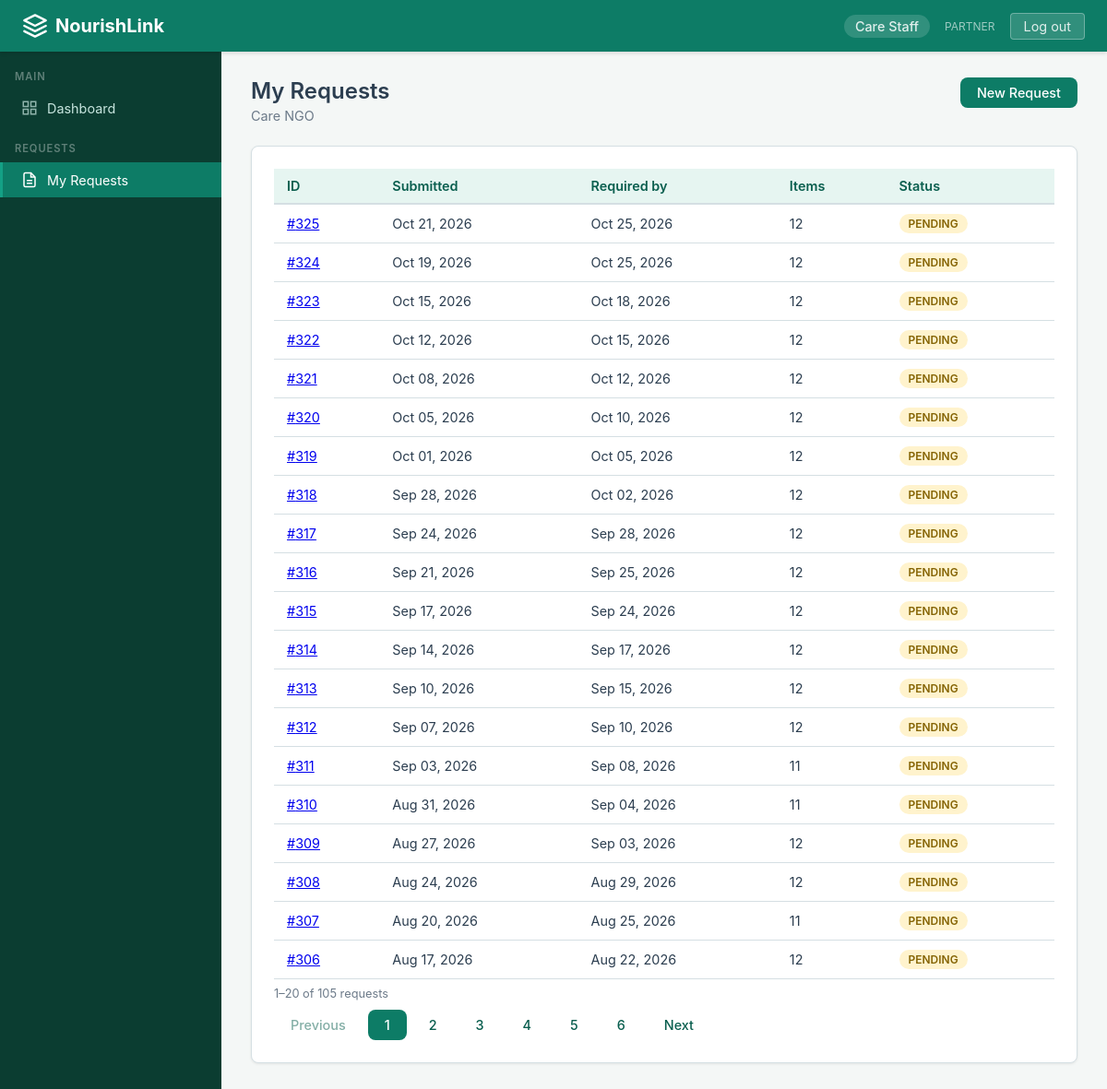
The app's page /requests/mine/ (signed in) with its own data.
### core/models.py (models this page shows, shortened)
class Profile(models.Model):
    class Role(models.TextChoices):
        COORDINATOR = 'COORDINATOR', 'Coordinator'
        PARTNER = 'PARTNER', 'Partner'
    user = models.OneToOneField(User, on_delete=models.CASCADE, related_name='profile')
    role = models.CharField(max_length=15, choices=Role.choices)
    organization = models.ForeignKey(Organization, on_delete=models.SET_NULL, null=True, blank=True, related_name='members')

class Organization(models.Model):
    class OrgType(models.TextChoices):
        SHELTER = 'SHELTER', 'Shelter'
        COMMUNITY_KITCHEN = 'COMMUNITY_KITCHEN', 'Community Kitchen'
        NGO = 'NGO', 'NGO'
        OTHER = 'OTHER', 'Other'
    name = models.CharField(max_length=200)
    org_type = models.CharField(max_length=20, choices=OrgType.choices, default=OrgType.OTHER)
    contact_email = models.EmailField(blank=True)
    phone = models.CharField(max_length=20, blank=True)
    address = models.TextField(blank=True)
    is_active = models.BooleanField(default=True)
    created_at = models.DateTimeField(auto_now_add=True)

class Request(models.Model):
    class Status(models.TextChoices):
        PENDING = 'PENDING', 'Pending'
        APPROVED = 'APPROVED', 'Approved'
        PARTIALLY_FULFILLED = 'PARTIALLY_FULFILLED', 'Partially Fulfilled'
        FULFILLED = 'FULFILLED', 'Fulfilled'
        CANCELLED = 'CANCELLED', 'Cancelled'
    organization = models.ForeignKey(Organization, on_delete=models.CASCADE, related_name='requests')
    requested_by = models.ForeignKey(User, on_delete=models.CASCADE, related_name='requests_made')
    required_by_date = models.DateField()
    status = models.CharField(max_length=25, choices=Status.choices, default=Status.PENDING)
    notes = models.TextField(blank=True)
    created_at = models.DateTimeField(auto_now_add=True)
    updated_at = models.DateTimeField(auto_now=True)
    class Meta:
        ordering = ['required_by_date', 'created_at']

### core/views.py (the view)
# urls.py: path('requests/mine/', views.my_requests, name='my_requests'),
@partner_required
def my_requests(request):
    org = request.user.profile.organization
    requests_qs = (
        Request.objects.filter(organization=org)
        .prefetch_related('items')
        .order_by('-created_at')
    )
    paginator = Paginator(requests_qs, 20)
    page = paginator.get_page(request.GET.get('page'))
    return render(request, 'core/my_requests.html', {
        'page_obj': page,
        'total': paginator.count,
        'organization': org,
    })

### templates/core/my_requests.html (shortened to what this page needs)
{% extends "base.html" %}
{% block content %}
<div class="page-header" style="display:flex;justify-content:space-between;align-items:flex-start;gap:12px;flex-wrap:wrap;">
  <div>
    <h1>My Requests</h1>
    <p>{{ organization.name|default:"" }}</p>
  </div>
  <a href="{% url 'request_create' %}" class="btn btn-primary">New Request</a>
</div>
{% if total == 0 %}
<div class="card">
  <div class="empty-state">
    <p>No requests yet. Create one to get started.</p>
    <p style="margin-top:14px;">
      <a href="{% url 'request_create' %}" class="btn btn-primary">Create Request</a>
    </p>
  </div>
</div>
{% else %}
<div class="card">
  <div class="table-wrap">
    <table>
      <thead>
        <tr>
          <th>ID</th>
          <th>Submitted</th>
          <th>Required by</th>
          <th>Items</th>
          <th>Status</th>
        </tr>
      </thead>
      <tbody>
        {% for req in page_obj %}
        <tr>
          <td><a href="{% url 'request_detail' req.pk %}">#{{ req.id }}</a></td>
          <td>{{ req.created_at|date:"M d, Y" }}</td>
          <td>{{ req.required_by_date|date:"M d, Y" }}</td>
          <td>{{ req.items.all|length }}</td>
          <td>
            {% if req.status == 'PENDING' %}
              <span class="badge badge-pending">Pending</span>
            {% elif req.status == 'APPROVED' %}
              <span class="badge badge-approved">Approved</span>
            {% elif req.status == 'PARTIALLY_FULFILLED' %}
              <span class="badge badge-partial">Partial</span>
            {% elif req.status == 'FULFILLED' %}
              <span class="badge badge-fulfilled">Fulfilled</span>
            {% elif req.status == 'CANCELLED' %}
              <span class="badge badge-cancelled">Cancelled</span>
            {% endif %}
          </td>
        </tr>
        {% endfor %}
      </tbody>
    </table>
  </div>
  <p style="font-size:.8rem;color:var(--text-muted);margin-top:8px;">{{ page_obj.start_index }}&ndash;{{ page_obj.end_index }} of {{ total }} requests</p>
  {% if page_obj.paginator.num_pages > 1 %}
  <nav style="display:flex;align-items:center;gap:6px;flex-wrap:wrap;margin-top:10px;">
    {% if page_obj.has_previous %}
      <a href="{% querystring page=page_obj.previous_page_number %}" class="btn btn-sm btn-ghost">Previous</a>
    {% else %}
      <span class="btn btn-sm btn-ghost" style="opacity:.5;cursor:not-allowed;">Previous</span>
    {% endif %}
    {% for num in page_obj.paginator.page_range %}
      {% if num == page_obj.number %}
        <span class="btn btn-sm btn-primary">{{ num }}</span>
      {% else %}
        <a href="{% querystring page=num %}" class="btn btn-sm btn-ghost">{{ num }}</a>
      {% endif %}
    {% endfor %}
    {% if page_obj.has_next %}
      <a href="{% querystring page=page_obj.next_page_number %}" class="btn btn-sm btn-ghost">Next</a>
    {% else %}
      <span class="btn btn-sm btn-ghost" style="opacity:.5;cursor:not-allowed;">Next</span>
    {% endif %}
  </nav>
  {% endif %}
</div>
{% endif %}
{% endblock %}

### templates/base.html (shortened to what this page needs)
<!DOCTYPE html>
<html lang="en">
<head>
</head>
<body>
  <nav class="navbar">
    <a href="{% url 'dashboard' %}" class="navbar-brand">
      <svg viewBox="0 0 24 24" fill="none" stroke="currentColor" stroke-width="2" stroke-linecap="round" stroke-linejoin="round">
        <path d="M12 2L2 7l10 5 10-5-10-5z"/>
        <path d="M2 17l10 5 10-5"/>
        <path d="M2 12l10 5 10-5"/>
      </svg>
      NourishLink
    </a>
    <div class="navbar-right">
      {% if user.is_authenticated %}
        <span class="navbar-user">{{ user.get_full_name|default:user.username }}</span>
        {% if user.profile.role %}
          <span style="font-size:.75rem;opacity:.7">{{ user.profile.role }}</span>
        {% endif %}
        <a href="{% url 'logout' %}" class="btn-logout">Log out</a>
      {% else %}
        <a href="{% url 'login' %}">Log in</a>
      {% endif %}
    </div>
  </nav>
  {% if user.is_authenticated %}
  <div class="layout">
    <aside class="sidebar">
      {% if user.profile.role == 'COORDINATOR' %}
        <div class="sidebar-section">Main</div>
        <a href="{% url 'dashboard' %}" class="{% if request.resolver_match.url_name == 'dashboard' %}active{% endif %}">
          <svg viewBox="0 0 24 24" fill="none" stroke="currentColor" stroke-width="2"><rect x="3" y="3" width="7" height="7"/><rect x="14" y="3" width="7" height="7"/><rect x="3" y="14" width="7" height="7"/><rect x="14" y="14" width="7" height="7"/></svg>
          Dashboard
        </a>
        <div class="sidebar-section" style="margin-top:18px;">Manage</div>
        <a href="{% url 'inventory' %}" class="{% if request.resolver_match.url_name in 'inventory,batch_detail,donation_create' %}active{% endif %}">
          <svg viewBox="0 0 24 24" fill="none" stroke="currentColor" stroke-width="2"><path d="M20 7l-8-4-8 4m16 0l-8 4m8-4v10l-8 4m0-10L4 7m8 4v10M4 7v10l8 4"/></svg>
          Inventory
        </a>
        <a href="{% url 'request_list' %}" class="{% if request.resolver_match.url_name in 'request_list,request_detail' %}active{% endif %}">
          <svg viewBox="0 0 24 24" fill="none" stroke="currentColor" stroke-width="2"><path d="M14 2H6a2 2 0 00-2 2v16a2 2 0 002 2h12a2 2 0 002-2V8z"/><polyline points="14 2 14 8 20 8"/><line x1="16" y1="13" x2="8" y2="13"/><line x1="16" y1="17" x2="8" y2="17"/></svg>
          Requests
        </a>
        <a href="{% url 'plan_list' %}" class="{% if request.resolver_match.url_name in 'plan_list,plan_detail,plan_generate' %}active{% endif %}">
          <svg viewBox="0 0 24 24" fill="none" stroke="currentColor" stroke-width="2"><circle cx="12" cy="12" r="10"/><path d="M16 12l-4-4-4 4m4-4v8"/></svg>
          Allocation
        </a>
        <a href="{% url 'pickups' %}" class="{% if request.resolver_match.url_name == 'pickups' %}active{% endif %}">
          <svg viewBox="0 0 24 24" fill="none" stroke="currentColor" stroke-width="2"><rect x="1" y="3" width="15" height="13"/><polygon points="23 7 16 12 16 2 23 7"/></svg>
          Pickups
        </a>
        <a href="{% url 'forecast_list' %}" class="{% if request.resolver_match.url_name == 'forecast_list' %}active{% endif %}">
          <svg viewBox="0 0 24 24" fill="none" stroke="currentColor" stroke-width="2"><path d="M3 3v18h18"/><path d="M18.7 8l-5.1 5.2-2.8-2.7L7 14.3"/></svg>
          Forecasts
        </a>
        <a href="{% url 'ai_list' %}" class="{% if request.resolver_match.url_name in 'ai_list,ai_detail' %}active{% endif %}">
          <svg viewBox="0 0 24 24" fill="none" stroke="currentColor" stroke-width="2"><circle cx="12" cy="12" r="3"/><path d="M12 2v3m0 14v3M4.9 4.9l2.1 2.1m10 10l2.1 2.1M2 12h3m14 0h3M4.9 19.1l2.1-2.1m10-10l2.1-2.1"/></svg>
          AI Proposals
        </a>
        <div class="sidebar-section" style="margin-top:18px;">Analytics</div>
        <a href="#">
          <svg viewBox="0 0 24 24" fill="none" stroke="currentColor" stroke-width="2"><line x1="18" y1="20" x2="18" y2="10"/><line x1="12" y1="20" x2="12" y2="4"/><line x1="6" y1="20" x2="6" y2="14"/></svg>
          Reports
        </a>
      {% elif user.profile.role == 'PARTNER' %}
        <div class="sidebar-section">Main</div>
        <a href="{% url 'dashboard' %}" class="{% if request.resolver_match.url_name == 'dashboard' %}active{% endif %}">
          <svg viewBox="0 0 24 24" fill="none" stroke="currentColor" stroke-width="2"><rect x="3" y="3" width="7" height="7"/><rect x="14" y="3" width="7" height="7"/><rect x="3" y="14" width="7" height="7"/><rect x="14" y="14" width="7" height="7"/></svg>
          Dashboard
        </a>
        <div class="sidebar-section" style="margin-top:18px;">Requests</div>
        <a href="{% url 'my_requests' %}" class="{% if request.resolver_match.url_name in 'my_requests,request_detail,request_create' %}active{% endif %}">
          <svg viewBox="0 0 24 24" fill="none" stroke="currentColor" stroke-width="2"><path d="M14 2H6a2 2 0 00-2 2v16a2 2 0 002 2h12a2 2 0 002-2V8z"/><polyline points="14 2 14 8 20 8"/><line x1="16" y1="13" x2="8" y2="13"/><line x1="16" y1="17" x2="8" y2="17"/></svg>
          My Requests
        </a>
      {% endif %}
    </aside>
    <main class="main-content">
    {% endif %}
      {% block content %}{% endblock %}
    {% if user.is_authenticated %}
    </main>
  </div>
    {% else %}
    </div>
    {% endif %}
</body>
</html>

### templates/base.html (style rules this page uses)
:root { --primary: #0d7c66; --primary-dark: #095e4e; --primary-light: #e6f5f1; --accent: #14a085; --bg: #f4f7f6; --sidebar-bg: #0b3d31; --sidebar-text: #c8e6df; --sidebar-hover: #0d7c66; --card-bg: #ffffff; --text: #2c3e50; --text-muted: #6c7a89; --border: #d5dfe3; --danger: #c0392b; --warning: #e67e22; --success: #27ae60; --info: #2980b9; --radius: 8px; --shadow: 0 1px 3px rgba(0,0,0,.08); }
*, *::before, *::after { box-sizing: border-box; margin: 0; padding: 0; }
body { font-family: -apple-system, BlinkMacSystemFont, "Segoe UI", Roboto, "Helvetica Neue", Arial, sans-serif; background: var(--bg); color: var(--text); min-height: 100vh; display: flex; flex-direction: column; }
.navbar { background: var(--primary); color: #fff; display: flex; align-items: center; justify-content: space-between; padding: 0 24px; height: 56px; position: sticky; top: 0; z-index: 100; box-shadow: 0 2px 4px rgba(0,0,0,.12); }
.navbar-brand { font-size: 1.25rem; font-weight: 700; color: #fff; text-decoration: none; display: flex; align-items: center; gap: 8px; }
.navbar-brand svg { width: 28px; height: 28px; }
.navbar-right { display: flex; align-items: center; gap: 16px; }
.navbar-right a, .navbar-right span { color: rgba(255,255,255,.85); text-decoration: none; font-size: .9rem; }
.navbar-user { background: rgba(255,255,255,.15); padding: 4px 12px; border-radius: 20px; font-weight: 500; }
.btn-logout { background: rgba(255,255,255,.15); border: 1px solid rgba(255,255,255,.3); color: #fff; padding: 5px 14px; border-radius: 4px; font-size: .85rem; cursor: pointer; text-decoration: none; }
.layout { display: flex; flex: 1; }
.sidebar { width: 240px; background: var(--sidebar-bg); padding: 20px 0; min-height: calc(100vh - 56px); flex-shrink: 0; }
.sidebar-section { padding: 0 16px; margin-bottom: 8px; font-size: .7rem; font-weight: 600; text-transform: uppercase; letter-spacing: .08em; color: rgba(255,255,255,.35); }
.sidebar a { display: flex; align-items: center; gap: 10px; padding: 10px 20px; color: var(--sidebar-text); text-decoration: none; font-size: .9rem; border-left: 3px solid transparent; transition: background .15s, border-color .15s; }
.sidebar a:hover, .sidebar a.active { background: var(--sidebar-hover); border-left-color: var(--accent); color: #fff; }
.sidebar a svg { width: 18px; height: 18px; opacity: .7; flex-shrink: 0; }
.sidebar a:hover svg, .sidebar a.active svg { opacity: 1; }
.main-content { flex: 1; padding: 28px 32px; max-width: 1200px; }
.card { background: var(--card-bg); border-radius: var(--radius); box-shadow: var(--shadow); padding: 24px; border: 1px solid var(--border); }
.page-header { margin-bottom: 24px; }
.page-header h1 { font-size: 1.5rem; font-weight: 600; color: var(--text); }
.page-header p { color: var(--text-muted); margin-top: 4px; font-size: .9rem; }
.table-wrap { overflow-x: auto; }
table { width: 100%; border-collapse: collapse; font-size: .9rem; }
thead th { background: var(--primary-light); color: var(--primary-dark); text-align: left; padding: 10px 14px; font-weight: 600; border-bottom: 2px solid var(--border); }
tbody td { padding: 10px 14px; border-bottom: 1px solid var(--border); }
.badge { display: inline-block; padding: 3px 10px; border-radius: 12px; font-size: .75rem; font-weight: 600; text-transform: uppercase; }
.badge-pending { background: #fff3cd; color: #856404; }
.btn-sm { padding: 5px 12px; font-size: .8rem; }
.btn-ghost { background: transparent; color: var(--primary-dark); border: 1px solid var(--border); }
.btn { display: inline-flex; align-items: center; gap: 6px; padding: 8px 18px; border: none; border-radius: var(--radius); font-size: .9rem; font-weight: 500; cursor: pointer; text-decoration: none; transition: background .15s; }
.btn-primary { background: var(--primary); color: #fff; }

### records on screen
Organization: name "Care NGO"
Request: id "325", created_at "Oct 21, 2026", required_by_date "Oct 25, 2026", items.all|length "12", status "PENDING"
Request: id "324", created_at "Oct 19, 2026", required_by_date "Oct 25, 2026", items.all|length "12", status "PENDING"
Request: id "323", created_at "Oct 15, 2026", required_by_date "Oct 18, 2026", items.all|length "12", status "PENDING"
Request: id "322", created_at "Oct 12, 2026", required_by_date "Oct 15, 2026", items.all|length "12", status "PENDING"
Request: id "321", created_at "Oct 08, 2026", required_by_date "Oct 12, 2026", items.all|length "12", status "PENDING"
Request: id "320", created_at "Oct 05, 2026", required_by_date "Oct 10, 2026", items.all|length "12", status "PENDING"
Request: id "319", created_at "Oct 01, 2026", required_by_date "Oct 05, 2026", items.all|length "12", status "PENDING"
Request: id "318", created_at "Sep 28, 2026", required_by_date "Oct 02, 2026", items.all|length "12", status "PENDING"
Request: id "317", created_at "Sep 24, 2026", required_by_date "Sep 28, 2026", items.all|length "12", status "PENDING"
Request: id "316", created_at "Sep 21, 2026", required_by_date "Sep 25, 2026", items.all|length "12", status "PENDING"
Request: id "315", created_at "Sep 17, 2026", required_by_date "Sep 24, 2026", items.all|length "12", status "PENDING"
Request: id "314", created_at "Sep 14, 2026", required_by_date "Sep 17, 2026", items.all|length "12", status "PENDING"
Request: id "313", created_at "Sep 10, 2026", required_by_date "Sep 15, 2026", items.all|length "12", status "PENDING"
Request: id "312", created_at "Sep 07, 2026", required_by_date "Sep 10, 2026", items.all|length "12", status "PENDING"
Request: id "311", created_at "Sep 03, 2026", required_by_date "Sep 08, 2026", items.all|length "11", status "PENDING"
Request: id "310", created_at "Aug 31, 2026", required_by_date "Sep 04, 2026", items.all|length "11", status "PENDING"
Request: id "309", created_at "Aug 27, 2026", required_by_date "Sep 03, 2026", items.all|length "12", status "PENDING"
Request: id "308", created_at "Aug 24, 2026", required_by_date "Aug 29, 2026", items.all|length "12", status "PENDING"
Request: id "307", created_at "Aug 20, 2026", required_by_date "Aug 25, 2026", items.all|length "11", status "PENDING"
Request: id "306", created_at "Aug 17, 2026", required_by_date "Aug 22, 2026", items.all|length "12", status "PENDING"

### other values on screen
{{ user.get_full_name|default:user.username }} "Care Staff"
{{ user.profile.role }} "PARTNER"
{{ page_obj.start_index }} "1"
{{ page_obj.end_index }} "20"
{{ total }} "105"
{{ num }} "1"
{{ num }} "2" "3" "4" "5" "6"
